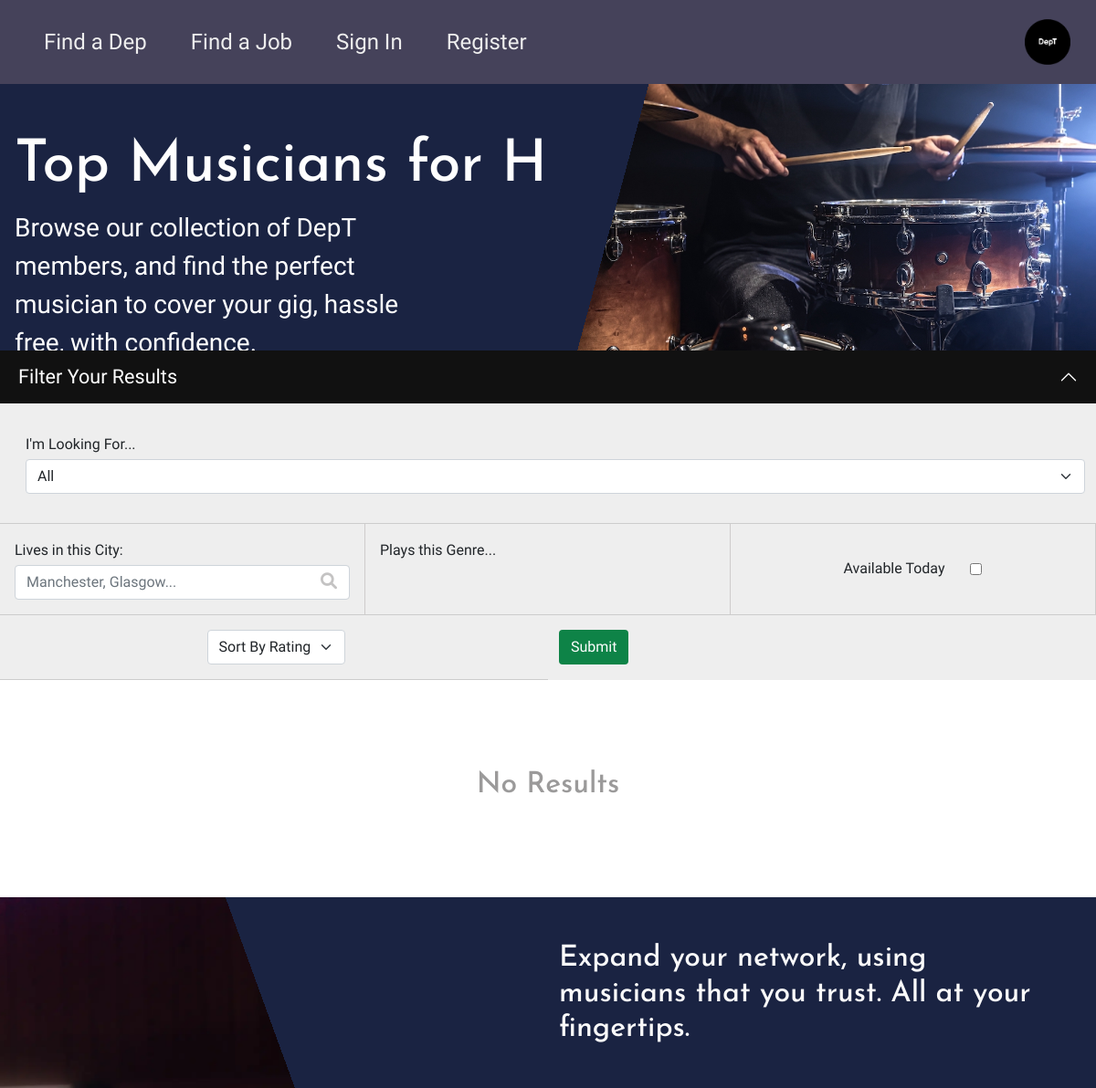
Page /jobs/find_a_dep (upper part) on the earlier database version.
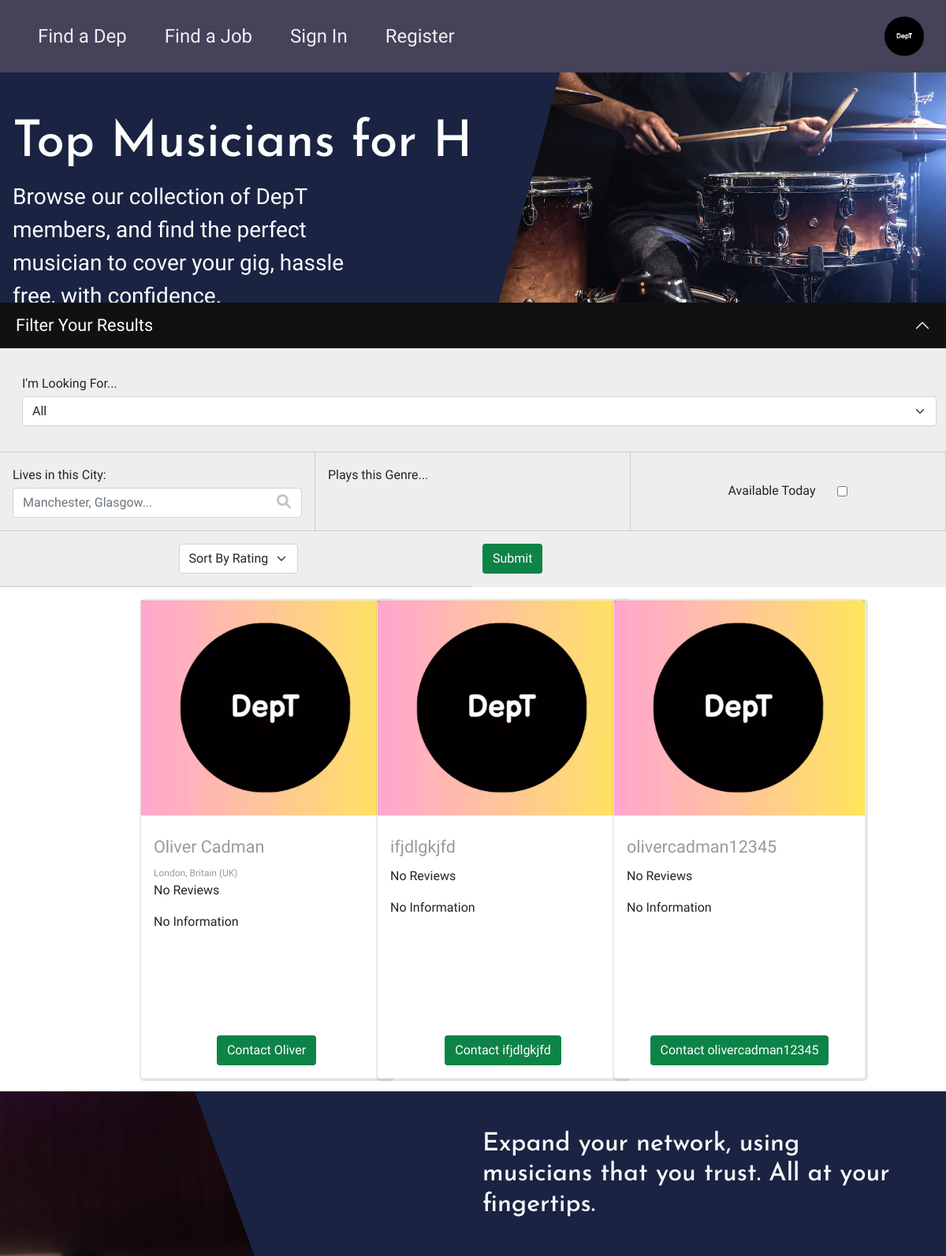
Same page on the later database version.
### profiles/models.py (models this page shows, shortened)
class UserProfile(models.Model):
    user = models.OneToOneField(User, on_delete=models.CASCADE)
    first_name = models.CharField(max_length=60, null=True, blank=True)
    last_name = models.CharField(max_length=60, null=True, blank=True)
    city = models.CharField(max_length=50, null=True, blank=True)
    country = CountryField(blank_label="Country", null=True, blank=True)
    profile_image = models.ImageField(upload_to="uploads", null=True,
                                      blank=True)
    instruments_played = models.ManyToManyField(Instrument)
    genres = models.ManyToManyField(Genre)
    user_info = models.TextField(null=True, blank=True)
    subscription_chosen = models.BooleanField(default=False)
    is_paid = models.BooleanField(default=False)
    invitation_count = models.IntegerField(
        default=0, null=True, blank=True, validators=[MinValueValidator(0)])
    average_rating = models.IntegerField(
        default=0, null=True, blank=True, validators=[MinValueValidator(0)])
    slug = models.SlugField(null=True, blank=True, db_index=True)
    objects = UserProfileManager()
    def __str__(self):
        return self.user.username
    @property
    def calculate_average_rating(self):
        if self.pk is None:
            pass
        else:
            received_reviews = self.received_reviews.all()
            if len(received_reviews) > 0:
                num_of_reviews = len(received_reviews)
                total_rating = 0
                for review in received_reviews:
                    rating = review.rating
                    if rating is not None:
                        total_rating += rating
                    average_rating = round(total_rating/num_of_reviews)
                return {
                    "average_rating": average_rating,
                    "num_of_reviews": num_of_reviews
                }
            else:
                return None

### jobs/views.py (the view)
# urls.py: path('find_a_dep', DepListView.as_view(), name="dep_list"),
class DepListView(ListView):
    template_name = "jobs/dep_list.html"
    model = UserProfile
    context_object_name = "dep_collection"
    paginate_by = 8
    def get_queryset(self):
        self.pre_context = handle_get_params(self.request.GET)
        query = UserProfile.objects.filter_queryset(
            filter_params=self.pre_context["search_params"],
            date_today=self.pre_context["available_today"],
            sort_params=self.pre_context["sort_params"]
        )
        return query
    def get_context_data(self, **kwargs):
        context = super().get_context_data(**kwargs) | self.pre_context
        print("CONTEXT", context)
        context["page_name"] = "dep_list"
        instrument_list = Instrument.objects.all()
        context["instrument_list"] = instrument_list
        genre_list = Genre.objects.all()
        context["genre_list"] = genre_list
        context["selected_city"] = context["city"]
        context["selected_sort"] = context["sort"]
        context["availabletoday_checkbox_selected"] = (
            context["available_today"])
        context["selected_instrument"] = context["instrument"]
        context["selected_genre"] = context["genre"]
        return context

### jobs/templates/jobs/dep_list.html (shortened to what this page needs)
{% extends "base.html" %}
{% load static %}
{% load job_tags %}
{% block extra_css %}
    <link rel="stylesheet" href="{% static "css/dynamic_header.css" %}">
    <link rel="stylesheet" href="{% static "jobs/css/dep_list.css" %}">
    <link rel="stylesheet" href="{% static "jobs/css/filter_accordion.css" %}">
{% endblock %}
{% block content %}
    {% with page_name as p %}
        {% include "includes/header-hero.html" %}
    {% endwith %}
    <aside>
        {% with page_name as p %}
            {% include "jobs/includes/filter_accordion.html" %}
        {% endwith %}
    </aside>
    <div>
        <div class="container-fluid findadep_results_container p-0">
            <div class="row d-flex justify-content-center m-0">
                {% if dep_collection %}
                    {% for dep in dep_collection %}
                        <div class="col-12 col-md-6 col-lg-3">
                            <div class="card musician_card p-0">
                                <img class="card-img-top card_profile_image" src="{% if dep.profile_image %}{{dep.profile_image.url}}{% else %}{{MEDIA_URL}}dept_card_image_default.webp{% endif %}" alt="{{ dep.user.username }}">
                                <div class="card-body">
                                    <div class="justify_between h-100">
                                        <div class="card_detail">
                                            <p class="card-text secondary_font light_font med_small_text mt-2">
                                                {% if dep.first_name %}
                                                    {{ dep.first_name }} {{ dep.last_name }}
                                                {% else %}
                                                    {{ dep.user.username }}
                                                {% endif %}
                                            </p>
                                            <p class="card-text secondary_font light_font xs_text mt-2">
                                                {% if dep.city %}{{ dep.city }}{% endif %}{% if dep.country %}, {{ dep.country.name }}{% endif %}
                                            </p>
                                            <div class="star_icons" class="mt-2">
                                                {% if dep.calculate_average_rating.average_rating != None %}
                                                    <input type="hidden" value={{ dep.calculate_average_rating.average_rating }} class="review_rating_no">
                                                    <div class="rating">
                                                    </div>
                                                    <span class="num_of_reviews light_font">
                                                        ({{ dep.calculate_average_rating.num_of_reviews }})
                                                    </span>
                                                {% else %}
                                                    <span class="secondary_font">No Reviews</span>
                                                {% endif %}
                                            </div>
                                            <p class="musician_card_desc secondary_font small_text mt-3">
                                                {% if dep.user_info %}
                                                    {{ dep.user_info }}
                                                {% else %}
                                                    No Information
                                                {% endif %}
                                            </p>
                                        </div>
                                        <div class="profile_btn_wrapper centered">
                                            <a href="{% url "profile" dep.user %}" class="btn custom_success secondary_font white_font">
                                                Contact {% if dep.first_name %}{{ dep.first_name }}{% else %}{{ dep.user.username }}{% endif %}
                                            </a>
                                        </div>
                                    </div>
                                </div>
                            </div>
                        </div>
                    {% endfor %}
                {% else %}
                    <div id="no_results_container">
                        <h4 class="text-center primary_font light_font large_text">No Results</h4>
                    </div>
                {% endif %}
            </div>
        </div>
    </div>
    <aside id="benefits_section">
        <div class="container" id="benefits_container">
            <div class="row">
                <div class="col-12 col-lg-6" id="benefits_wrapper">
                    <h3 class="primary_font large_text">Expand your network, using musicians that you trust. All at your fingertips.</h3>
                        <ul id="benefits_list" class="fa-ul">
                        </ul>
                </div>
            </div>
        </div>
        <div id="benefits_hero_wrapper" class="d-none d-lg-block">
            <img src="{{MEDIA_URL}}dept_findadep_hero2.webp" alt="Female vocalist in music studio" width="1200" height="1458" id="findadep_hero2">
        </div>
    </aside>
{% endblock %}

Differences in the rows shown:
added UserProfile: first_name "Oliver", last_name "Cadman", city "London", country.name "Britain (UK)", shows "No Reviews", shows "No Information"
added UserProfile: user.username "ifjdlgkjfd", shows "No Reviews", shows "No Information"
added UserProfile: user.username "olivercadman12345", shows "No Reviews", shows "No Information"
Other differences:
text no longer shown: "No Results"
